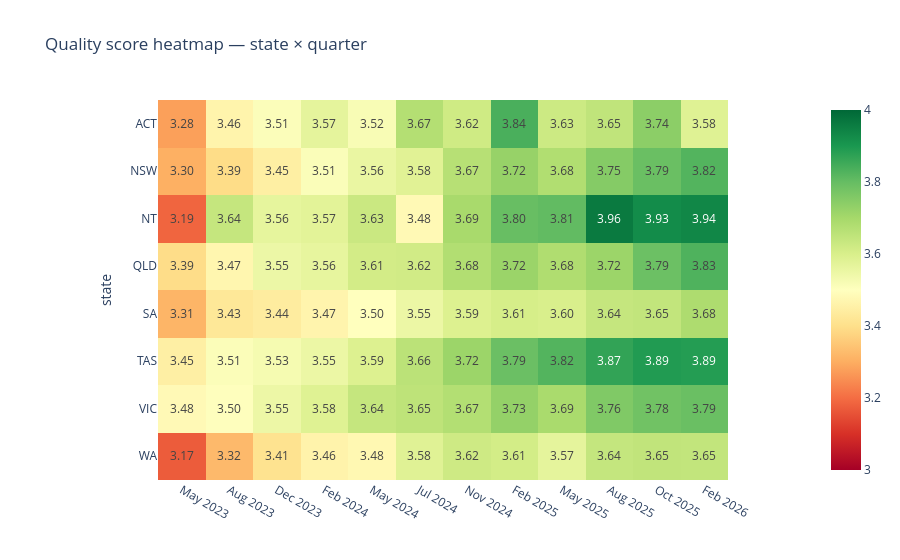

The code cell stored with this chart in its notebook:
### Code cell
# Heatmap: state × quarter
pivot = qual_time.pivot(index='state', columns='snapshot_date', values='quality_score')
pivot.columns = [c.strftime('%b %Y') for c in pivot.columns]

fig = px.imshow(
    pivot, text_auto='.2f',
    title='Quality score heatmap — state × quarter',
    color_continuous_scale='RdYlGn',
    zmin=3.0, zmax=4.0
)
fig.show()

### Figure 1 — Plotly figure (JSON) as saved in the notebook; plotly's stock layout.template omitted (floating-point values rounded to 4 significant figures)
{"data": [{"coloraxis": "coloraxis", "hovertemplate": "x: %{x}<br>state: %{y}<br>color: %{z}<extra></extra>", "name": "0", "texttemplate": "%{z:.2f}", "type": "heatmap", "x": ["May 2023", "Aug 2023", "Dec 2023", "Feb 2024", "May 2024", "Jul 2024", "Nov 2024", "Feb 2025", "May 2025", "Aug 2025", "Oct 2025", "Feb 2026"], "xaxis": "x", "y": ["ACT", "NSW", "NT", "QLD", "SA", "TAS", "VIC", "WA"], "yaxis": "y", "z": [[3.278, 3.463, 3.51, 3.567, 3.519, 3.673, 3.62, 3.837, 3.625, 3.65, 3.74, 3.583], [3.304, 3.394, 3.447, 3.512, 3.556, 3.58, 3.667, 3.724, 3.679, 3.751, 3.793, 3.825], [3.188, 3.639, 3.565, 3.574, 3.63, 3.481, 3.694, 3.796, 3.806, 3.963, 3.926, 3.935], [3.395, 3.47, 3.549, 3.564, 3.612, 3.616, 3.676, 3.717, 3.681, 3.716, 3.79, 3.83], [3.315, 3.426, 3.438, 3.466, 3.501, 3.551, 3.59, 3.607, 3.599, 3.64, 3.646, 3.684], [3.447, 3.511, 3.526, 3.55, 3.59, 3.658, 3.715, 3.792, 3.824, 3.869, 3.891, 3.887], [3.482, 3.504, 3.547, 3.584, 3.639, 3.654, 3.674, 3.727, 3.692, 3.759, 3.783, 3.793], [3.171, 3.323, 3.409, 3.462, 3.476, 3.582, 3.621, 3.611, 3.568, 3.641, 3.648, 3.646]]}], "layout": {"coloraxis": {"cmax": 4, "cmin": 3, "colorscale": [[0, "rgb(165,0,38)"], [0.1, "rgb(215,48,39)"], [0.2, "rgb(244,109,67)"], [0.3, "rgb(253,174,97)"], [0.4, "rgb(254,224,139)"], [0.5, "rgb(255,255,191)"], [0.6, "rgb(217,239,139)"], [0.7, "rgb(166,217,106)"], [0.8, "rgb(102,189,99)"], [0.9, "rgb(26,152,80)"], [1, "rgb(0,104,55)"]]}, "title": {"text": "Quality score heatmap — state × quarter"}, "xaxis": {"anchor": "y", "constrain": "domain", "domain": [0, 1], "scaleanchor": "y"}, "yaxis": {"anchor": "x", "autorange": "reversed", "constrain": "domain", "domain": [0, 1], "title": {"text": "state"}}}}
